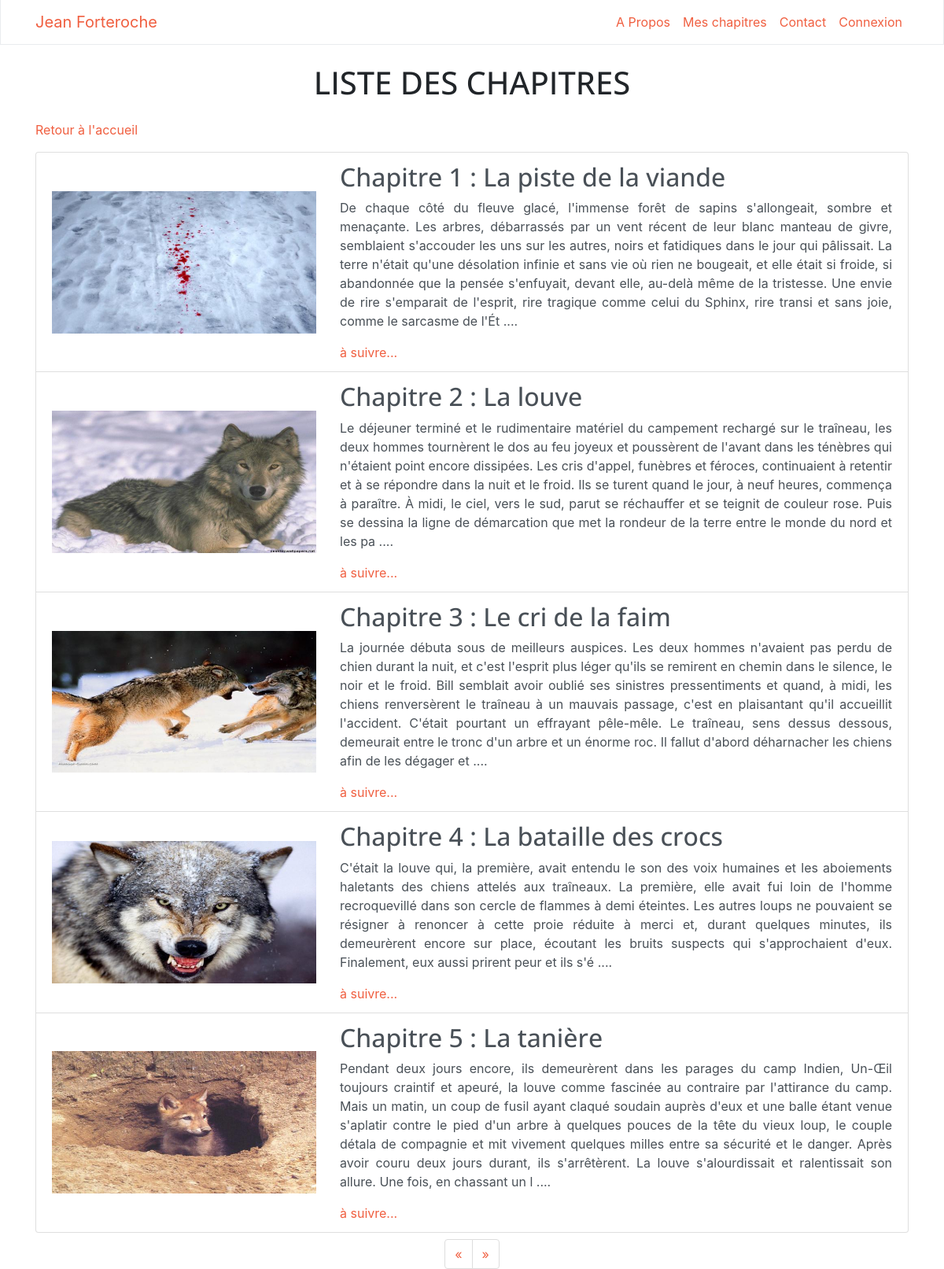
/index.php?action=listPosts, run on the app's committed database.
### tables this page shows
CREATE TABLE `posts` (
  `id` int(11) NOT NULL,
  `title` varchar(255) NOT NULL,
  `chapter` int(11) NOT NULL,
  `content` text NOT NULL,
  `creation_date` datetime NOT NULL DEFAULT CURRENT_TIMESTAMP,
  `img` text
);

### controler/frontend/post_controler.php (called while the page is built, shortened)
<?php
function allPosts(){
    $postManager = new JeanForteroche\Blog\Model\PostManager();
    require('controler/paging_controler.php');
    $posts = $postManager->getSomePosts($cPage,$perPage);
    require('controler/nav-controler.php');
    require('view/frontend/postlistView.php');
}

### controler/paging_controler.php (called while the page is built, shortened)
<?php
$perPage = 5;
$nbPosts = $postManager->countPosts();
$nbPage= ceil($nbPosts['nbposts']/$perPage);
if(isset($_GET['p'])&& $_GET['p']>0 && $_GET['p']<=$nbPage){
    $cPage = $_GET['p'];
}else{
    $cPage = 1;
}
require('view/paging-layout.php');

### model/Manager.php (called while the page is built, shortened)
<?php
class DBManager{
    protected $_db;
    public function setDb($db){
        $this->_db = $db;
    }
    public function db(){
        return $this->_db;
    }
}

### model/PostManager.php (called while the page is built, shortened)
<?php
require_once('model/Manager.php');
require_once('model/Post.php');
class PostManager extends DBManager{
    public function getSomePosts($cPage,$perPage)
    {
        $req = $this->db()->query(' SELECT *, DATE_FORMAT(creation_date, \'%d/%m/%Y à %Hh%imin%ss\') AS creation_date_fr
                                    FROM posts
                                    ORDER BY id
                                    LIMIT '.(($cPage-1)*$perPage).','.$perPage.'
                                    ');
        $datas = $req->fetchAll();
        $posts = [];
        foreach($datas as $data){
            $posts[] = new Post($data);
        }
        return $posts;
    }
}

### model/Post.php (called while the page is built, shortened)
<?php
class Post {
    private $_id;
    private $_title;
    private $_chapter;
    private $_content;
    private $_img;
    public function hydrate(array $datas){
        foreach($datas as $key => $value){
            $method = 'set'.ucfirst($key);
        }
    }
    public function setId($id){
        $this->_id = $id ;
    }
    public function setTitle($title){
        $this->_title = $title ;
    }
    public function setChapter($chapter){
        $this->_chapter = $chapter ;
    }
    public function setContent($content){
        $this->_content = $content ;
    }
    public function setImg($img){
        $this->_img = $img ;
    }
    public function id(){
        return $this->_id;
    }
    public function title(){
        return $this->_title;
    }
    public function chapter(){
        return $this->_chapter;
    }
    public function content(){
        return $this->_content ;
    }
    public function img(){
        return  $this->_img;
    }
}

### view/frontend/postlistView.php (the view, shortened to what this page needs)
<div class="container">
    <h1 class="m-4 text-center"> LISTE DES CHAPITRES </h1>
    <p><a href="index.php">Retour à l'accueil</a></p>
    <section class="p-0" id="portfolio">
        <div class="container p-0">
            <ul class="list-group">
                <?php
                if(!empty($posts)):
                foreach($posts as $post):
                $extrait = substr(strip_tags($post->content()),0,600);
                ?>
                <li class="list-group-item list-group-item-action flex-column align-items-start">
                    <div class="row">
                        <div class="col-xl-4 col-lg-6 align-self-center">
                            <a class="portfolio-box" href="index.php?action=post&id=<?=$post->id()?>">
                            <img class="img-fluid" src="<?=$post->img()?>" alt="">
                            </a>
                        </div>
                        <div class="col-xl-8 col-lg-6">
                            <h2>Chapitre <?=$post->chapter()?> : <?=$post->title() ?> </h2>
                            <p class="text-justify"><?=$extrait?> ....</p>
                            <a href="index.php?action=post&id=<?=$post->id()?>">à suivre...</a>
                        </div>
                    </div>
                </li>
                <?php
                    endforeach;
                    else:?>
                        <li class="list-group-item list-group-item-action flex-column align-items-start">
                            <p class="col-12">Il n'y a pas encore de chapitre</p>
                        </li>
                <?php endif;?>
            </ul>
        </div>
    </section>
</div>
<?php
require('view/layout.php');
?>

### web/css/creative.css (style rules this page uses)
body, html { width: 100%; height: 100%; }
a { color: #F05F40 !important; -webkit-transition: all 0.2s; -moz-transition: all 0.2s; transition: all 0.2s; }
h1, h2, h3, h4, h5, h6 { font-family: 'Open Sans', 'Helvetica Neue', Arial, sans-serif; }
section { padding: 2rem 0; }
body { -webkit-tap-highlight-color: #212529; }
.portfolio-box { position: relative; display: block; max-width: 650px; margin: 0 auto; }

### data on the page
posts: img (picture), chapter "1", title "La piste de la viande", content "De chaque côté du fleuve glacé, l'immense forêt de sapins s'allongeait, sombre et menaçante. Les arbres, débarrassés par un vent récent de leur blanc manteau de givre, semblaient s'accouder les uns sur les autres, noirs et fatidiques dans le jour qui pâlissait. La terre n'était qu'une désolation infinie et sans vie où rien ne bougeait, et elle était si froide, si abandonnée que la pensée s'enfuyait, devant elle, au-delà même de la tristesse. Une envie de rire s'emparait de l'esprit, rire tragique comme celui du Sphinx, rire transi et sans joie, comme le sarcasme de l'Ét"
posts: img (picture), chapter "2", title "La louve", content "Le déjeuner terminé et le rudimentaire matériel du campement rechargé sur le traîneau, les deux hommes tournèrent le dos au feu joyeux et poussèrent de l'avant dans les ténèbres qui n'étaient point encore dissipées. Les cris d'appel, funèbres et féroces, continuaient à retentir et à se répondre dans la nuit et le froid. Ils se turent quand le jour, à neuf heures, commença à paraître. À midi, le ciel, vers le sud, parut se réchauffer et se teignit de couleur rose. Puis se dessina la ligne de démarcation que met la rondeur de la terre entre le monde du nord et les pa"
posts: img (picture), chapter "3", title "Le cri de la faim", content "La journée débuta sous de meilleurs auspices. Les deux hommes n'avaient pas perdu de chien durant la nuit, et c'est l'esprit plus léger qu'ils se remirent en chemin dans le silence, le noir et le froid. Bill semblait avoir oublié ses sinistres pressentiments et quand, à midi, les chiens renversèrent le traîneau à un mauvais passage, c'est en plaisantant qu'il accueillit l'accident. C'était pourtant un effrayant pêle-mêle. Le traîneau, sens dessus dessous, demeurait entre le tronc d'un arbre et un énorme roc. Il fallut d'abord déharnacher les chiens afin de les dégager et"
posts: img (picture), chapter "4", title "La bataille des crocs", content "C'était la louve qui, la première, avait entendu le son des voix humaines et les aboiements haletants des chiens attelés aux traîneaux. La première, elle avait fui loin de l'homme recroquevillé dans son cercle de flammes à demi éteintes. Les autres loups ne pouvaient se résigner à renoncer à cette proie réduite à merci et, durant quelques minutes, ils demeurèrent encore sur place, écoutant les bruits suspects qui s'approchaient d'eux. Finalement, eux aussi prirent peur et ils s'é"
posts: img (picture), chapter "5", title "La tanière", content "Pendant deux jours encore, ils demeurèrent dans les parages du camp Indien, Un-Œil toujours craintif et apeuré, la louve comme fascinée au contraire par l'attirance du camp. Mais un matin, un coup de fusil ayant claqué soudain auprès d'eux et une balle étant venue s'aplatir contre le pied d'un arbre à quelques pouces de la tête du vieux loup, le couple détala de compagnie et mit vivement quelques milles entre sa sécurité et le danger. Après avoir couru deux jours durant, ils s'arrêtèrent. La louve s'alourdissait et ralentissait son allure. Une fois, en chassant un l"

### other printed values
$value "Connexion"
